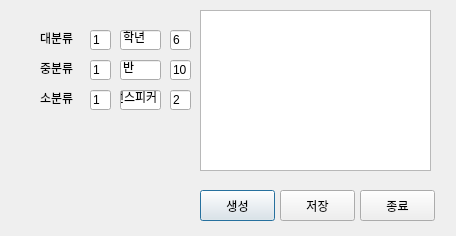
<?xml version="1.0" encoding="UTF-8"?>
<ui version="4.0">
 <class>Dialog</class>
 <widget class="QDialog" name="Dialog">
  <property name="geometry">
   <rect>
    <x>0</x>
    <y>0</y>
    <width>456</width>
    <height>236</height>
   </rect>
  </property>
  <property name="windowTitle">
   <string>Dialog</string>
  </property>
  <widget class="QLabel" name="label">
   <property name="geometry">
    <rect>
     <x>40</x>
     <y>30</y>
     <width>36</width>
     <height>16</height>
    </rect>
   </property>
   <property name="text">
    <string>대분류</string>
   </property>
  </widget>
  <widget class="QLabel" name="label_2">
   <property name="geometry">
    <rect>
     <x>40</x>
     <y>60</y>
     <width>36</width>
     <height>16</height>
    </rect>
   </property>
   <property name="text">
    <string>중분류</string>
   </property>
  </widget>
  <widget class="QLabel" name="label_3">
   <property name="geometry">
    <rect>
     <x>40</x>
     <y>90</y>
     <width>36</width>
     <height>16</height>
    </rect>
   </property>
   <property name="text">
    <string>소분류</string>
   </property>
  </widget>
  <widget class="QLineEdit" name="lineEdit_11">
   <property name="geometry">
    <rect>
     <x>90</x>
     <y>30</y>
     <width>21</width>
     <height>20</height>
    </rect>
   </property>
   <property name="text">
    <string>1</string>
   </property>
  </widget>
  <widget class="QLineEdit" name="lineEdit_12">
   <property name="geometry">
    <rect>
     <x>120</x>
     <y>30</y>
     <width>41</width>
     <height>20</height>
    </rect>
   </property>
   <property name="text">
    <string>학년</string>
   </property>
  </widget>
  <widget class="QLineEdit" name="lineEdit_13">
   <property name="geometry">
    <rect>
     <x>170</x>
     <y>30</y>
     <width>21</width>
     <height>20</height>
    </rect>
   </property>
   <property name="text">
    <string>6</string>
   </property>
  </widget>
  <widget class="QLineEdit" name="lineEdit_23">
   <property name="geometry">
    <rect>
     <x>170</x>
     <y>60</y>
     <width>21</width>
     <height>20</height>
    </rect>
   </property>
   <property name="text">
    <string>10</string>
   </property>
  </widget>
  <widget class="QLineEdit" name="lineEdit_21">
   <property name="geometry">
    <rect>
     <x>90</x>
     <y>60</y>
     <width>21</width>
     <height>20</height>
    </rect>
   </property>
   <property name="text">
    <string>1</string>
   </property>
  </widget>
  <widget class="QLineEdit" name="lineEdit_22">
   <property name="geometry">
    <rect>
     <x>120</x>
     <y>60</y>
     <width>41</width>
     <height>20</height>
    </rect>
   </property>
   <property name="text">
    <string>반</string>
   </property>
  </widget>
  <widget class="QLineEdit" name="lineEdit_33">
   <property name="geometry">
    <rect>
     <x>170</x>
     <y>90</y>
     <width>21</width>
     <height>20</height>
    </rect>
   </property>
   <property name="text">
    <string>2</string>
   </property>
  </widget>
  <widget class="QLineEdit" name="lineEdit_31">
   <property name="geometry">
    <rect>
     <x>90</x>
     <y>90</y>
     <width>21</width>
     <height>20</height>
    </rect>
   </property>
   <property name="text">
    <string>1</string>
   </property>
  </widget>
  <widget class="QLineEdit" name="lineEdit_32">
   <property name="geometry">
    <rect>
     <x>120</x>
     <y>90</y>
     <width>41</width>
     <height>20</height>
    </rect>
   </property>
   <property name="text">
    <string>번스피커</string>
   </property>
  </widget>
  <widget class="QPushButton" name="pushButton">
   <property name="geometry">
    <rect>
     <x>200</x>
     <y>190</y>
     <width>75</width>
     <height>31</height>
    </rect>
   </property>
   <property name="text">
    <string>생성</string>
   </property>
  </widget>
  <widget class="QPushButton" name="pushButton_2">
   <property name="geometry">
    <rect>
     <x>280</x>
     <y>190</y>
     <width>75</width>
     <height>31</height>
    </rect>
   </property>
   <property name="text">
    <string>저장</string>
   </property>
  </widget>
  <widget class="QPushButton" name="pushButton_3">
   <property name="geometry">
    <rect>
     <x>360</x>
     <y>190</y>
     <width>75</width>
     <height>31</height>
    </rect>
   </property>
   <property name="text">
    <string>종료</string>
   </property>
  </widget>
  <widget class="QListWidget" name="listWidget">
   <property name="geometry">
    <rect>
     <x>200</x>
     <y>10</y>
     <width>231</width>
     <height>161</height>
    </rect>
   </property>
  </widget>
 </widget>
 <resources/>
 <connections>
  <connection>
   <sender>pushButton</sender>
   <signal>clicked()</signal>
   <receiver>Dialog</receiver>
   <slot>slot1()</slot>
   <hints>
    <hint type="sourcelabel">
     <x>47</x>
     <y>169</y>
    </hint>
    <hint type="destinationlabel">
     <x>48</x>
     <y>185</y>
    </hint>
   </hints>
  </connection>
  <connection>
   <sender>pushButton_2</sender>
   <signal>clicked()</signal>
   <receiver>Dialog</receiver>
   <slot>slot2()</slot>
   <hints>
    <hint type="sourcelabel">
     <x>109</x>
     <y>155</y>
    </hint>
    <hint type="destinationlabel">
     <x>126</x>
     <y>187</y>
    </hint>
   </hints>
  </connection>
  <connection>
   <sender>pushButton_3</sender>
   <signal>clicked()</signal>
   <receiver>Dialog</receiver>
   <slot>slot3()</slot>
   <hints>
    <hint type="sourcelabel">
     <x>195</x>
     <y>152</y>
    </hint>
    <hint type="destinationlabel">
     <x>202</x>
     <y>199</y>
    </hint>
   </hints>
  </connection>
 </connections>
 <slots>
  <slot>slot1()</slot>
  <slot>slot2()</slot>
  <slot>slot3()</slot>
 </slots>
</ui>
